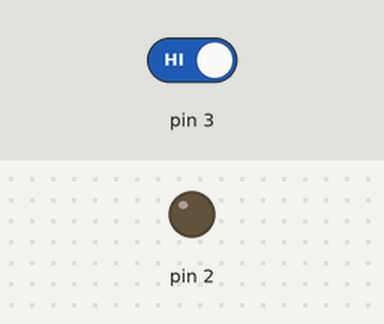
Recording of a sketch running on a simulated Arduino Uno, built with avr-gcc and run on an emulated ATmega328P. On the bench: output pins drawn as LEDs (lit = HIGH). Inputs (shaded band) come from the test bench; at power-on: pin 3 HIGH.

Above: at 1.2 s.
1.3 s: pin 3 driven LOW
At 2.5 s:
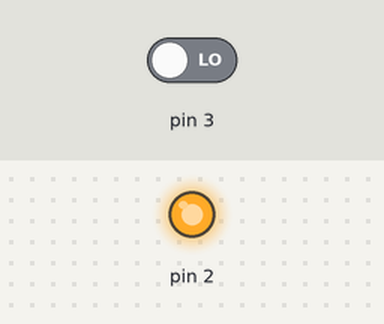
2.8 s: pin 3 driven HIGH
At 3.8 s:
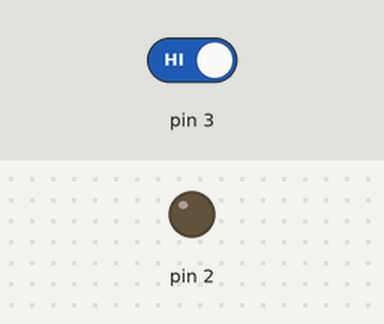
Timing chart, 0 to 5.8 s (numbered marks = the images above; inputs shaded):
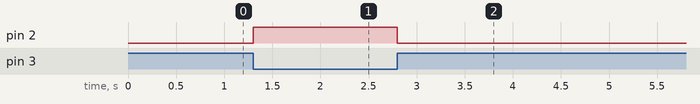

Measured:
- after the input at 1.3 s, pin 2: LOW → HIGH at once
- after the input at 2.8 s, pin 2: HIGH → LOW at once

The sketch:

sketch_mar15d.ino
```cpp
void setup() {
  // put your setup code here, to run once:
pinMode(3,INPUT);
pinMode(2,OUTPUT);
}

void loop() {
  // put your main code here, to run repeatedly:
    int pusshed = digitalRead(3);
    if(pusshed == LOW)
{
digitalWrite(2,HIGH);
}
else{
digitalWrite(2,LOW);
}

}
```
